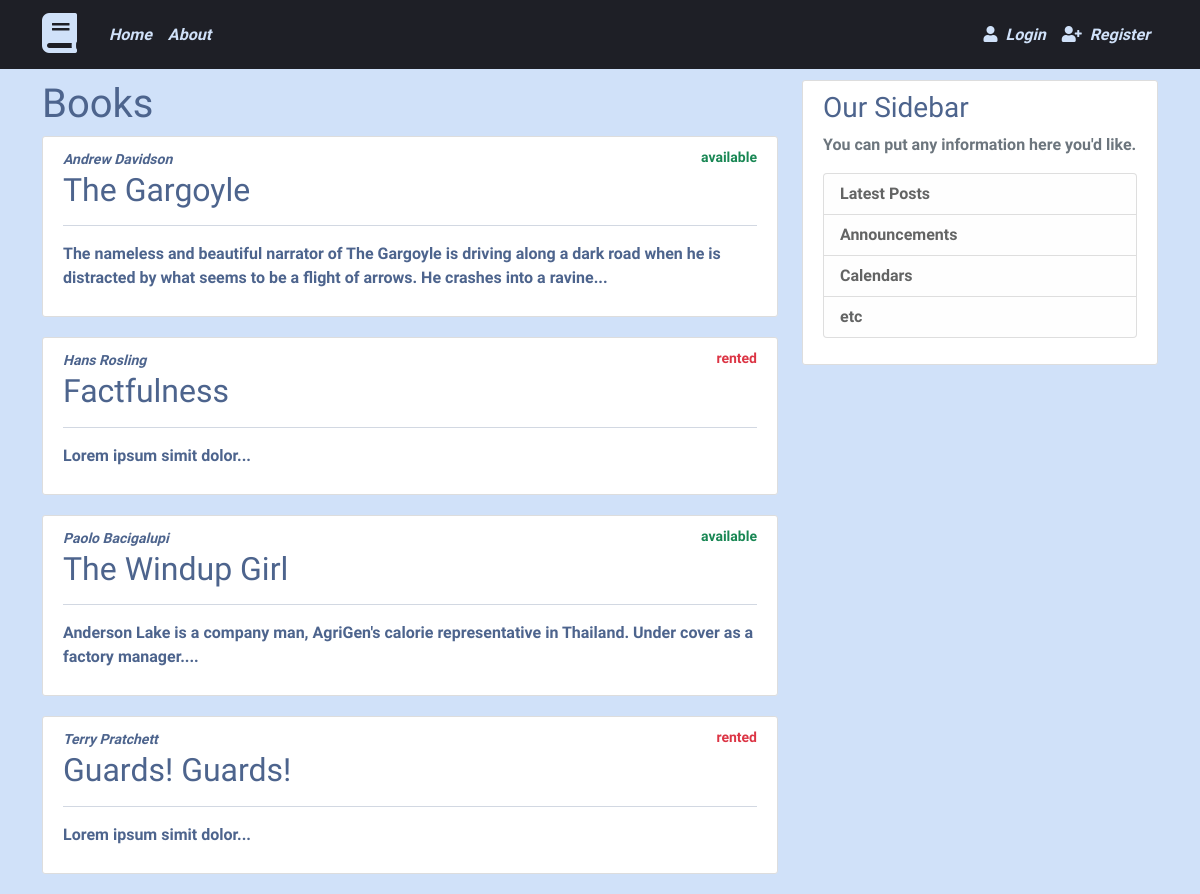
/, run on an earlier commit of the app's database.
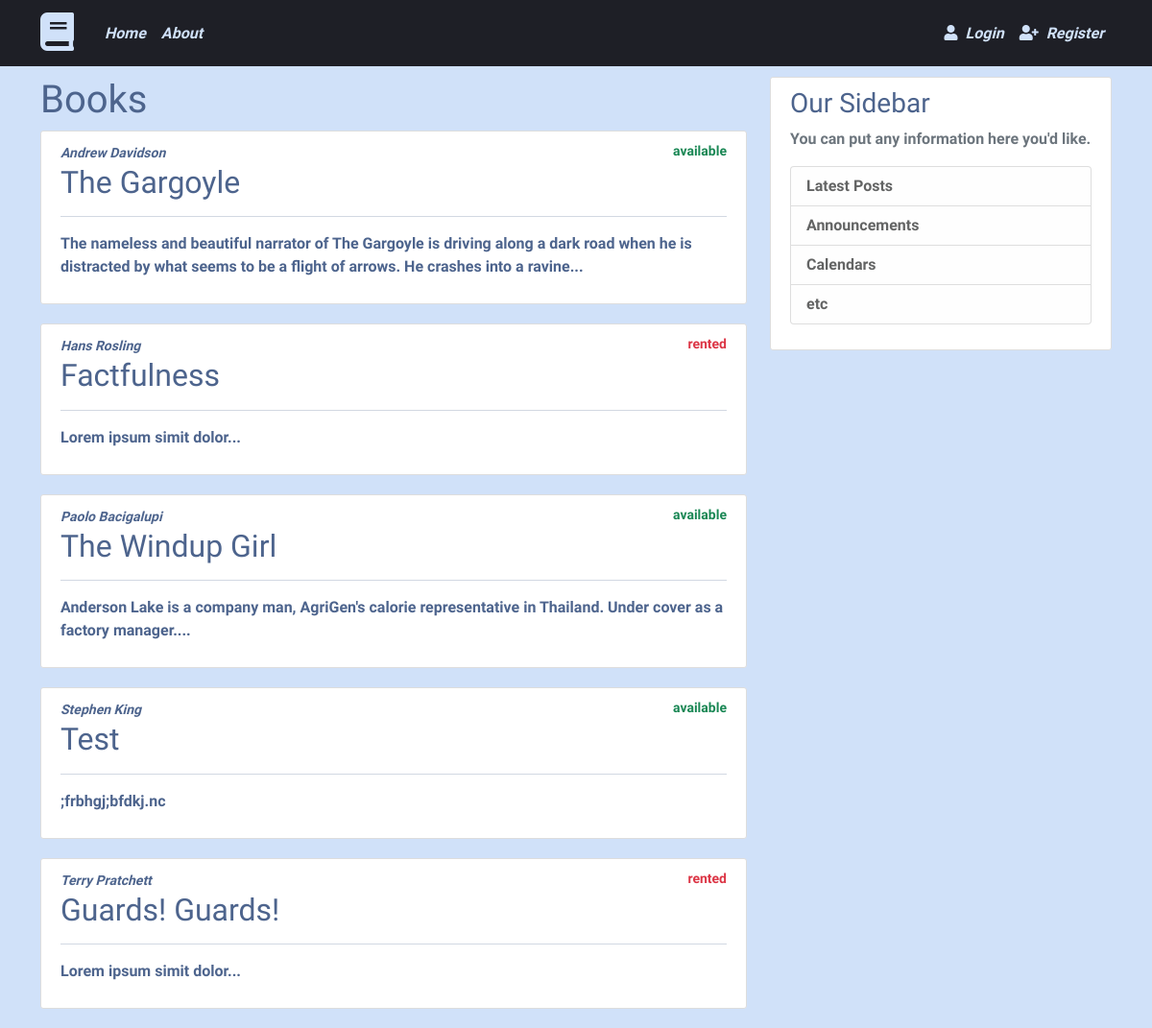
And on a later commit of the database.
### bookstore/models.py (models this page shows, shortened)
class Book(models.Model):
    title = models.CharField(max_length=100)
    description = models.TextField()
    author = models.CharField(max_length=100)
    status = models.CharField(max_length=100, default='available')
    lent_to = models.ForeignKey(User, default=None, on_delete=models.SET_DEFAULT, null=True, blank=True)

### bookstore/views.py (the view)
# urls.py: path('', BookListView.as_view(), name='library-home'),
class BookListView(ListView):
    model = Book
    template_name = 'bookstore/home.html'
    context_object_name = 'books'
    ordering = ['author']

### bookstore/templates/bookstore/home.html
{% extends 'bookstore/base.html' %}
{% block content %}
    <h1>Books</h1>
    {% for book in books %}
        <article class="media content-section">
            <div class="media-body">
                <div class="article-metadata">
                    <small><em>{{ book.author }}</em></small>
                    {% if book.status == 'available' %}
                        <small class="text-success float-end">{{ book.status }}</small>
                    {% else %}
                        <small class="text-danger float-end">{{ book.status }}</small>
                    {% endif %}
                </div>
                <h2><a class="article-title" href="{% url 'book-detail' book.id %}">{{ book.title }}</a></h2>
                <hr>
                <p class="article-content">{{ book.description }}</p>
            </div>
        </article>
    {% endfor %}
{% endblock content %}

What changed in the data, as far as the page shows it:
added Book: author "Stephen King", status "available", title "Test", description ";frbhgj;bfdkj.nc"
